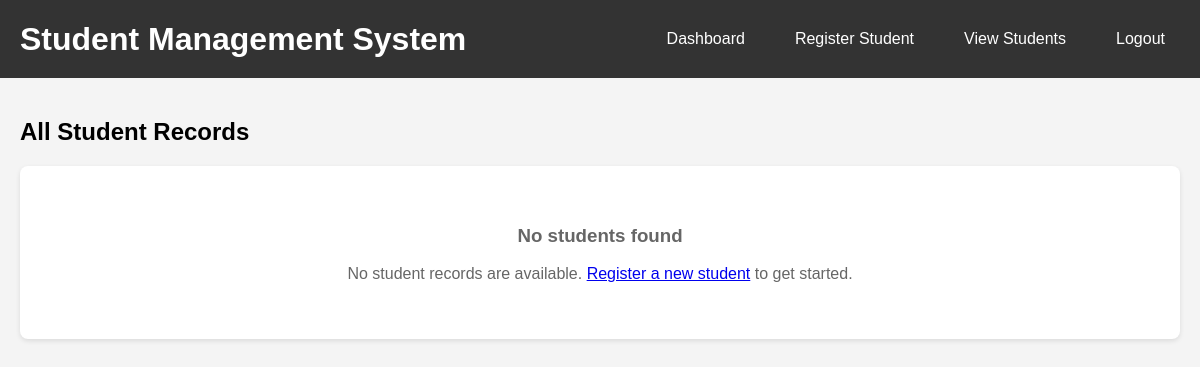
The app's page /showstudent/, older data.
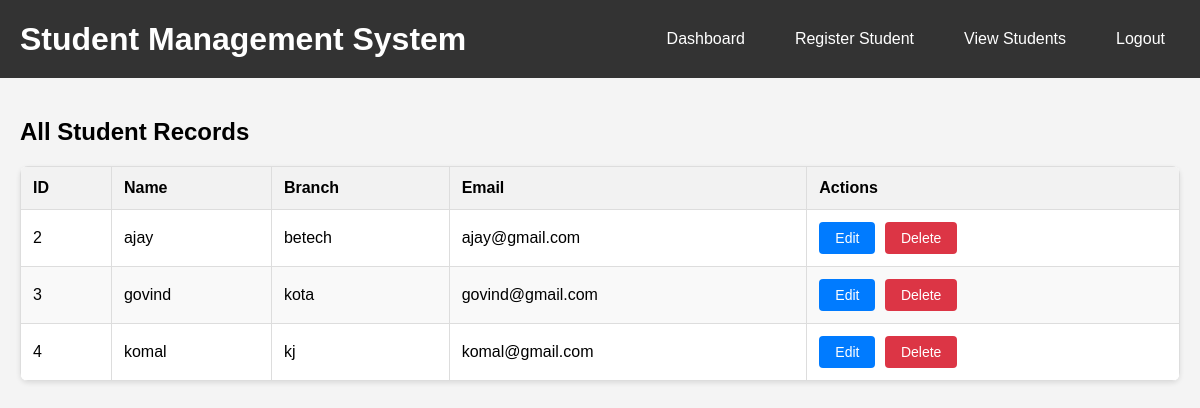
The same page, newer data.
### app1/models.py (models this page shows, shortened)
class app1_Student(models.Model):
    name=models.CharField(max_length=100)
    branch = models.CharField(max_length=100)
    email = models.CharField(max_length=100)

### app1/views.py (the view)
# urls.py: path('showstudent/', showstudent, name='showstudent'),
def showstudent(request):
    students = app1_Student.objects.all()
    return render(request, 'showstudent.html', {'students': students})

### app1/templates/showstudent.html (shortened to what this page needs)
<!DOCTYPE html>
<html lang="en">
<head>
</head>
<body>
    <div class="header">
        <h1>Student Management System</h1>
        <div class="nav-links">
            <a href="{% url 'dashboard' %}">Dashboard</a>
            <a href="{% url 'StudentReg' %}">Register Student</a>
            <a href="{% url 'showstudent' %}">View Students</a>
            <a href="{% url 'logout' %}">Logout</a>
        </div>
    </div>
    <div class="container">
        <h2>All Student Records</h2>
        {% if students %}
            <table>
                <thead>
                    <tr>
                        <th>ID</th>
                        <th>Name</th>
                        <th>Branch</th>
                        <th>Email</th>
                        <th>Actions</th>
                    </tr>
                </thead>
                <tbody>
                    {% for student in students %}
                    <tr>
                        <td>{{ student.id }}</td>
                        <td>{{ student.name }}</td>
                        <td>{{ student.branch }}</td>
                        <td>{{ student.email }}</td>
                        <td>
                            <a href="{% url 'updatestudent' student.id %}" class="btn btn-primary">Edit</a>
                            <a href="{% url 'deletestudent' student.id %}" class="btn btn-danger" onclick="return confirm('Are you sure you want to delete this student?')">Delete</a>
                        </td>
                    </tr>
                    {% endfor %}
                </tbody>
            </table>
        {% else %}
            <div class="no-data">
                <h3>No students found</h3>
                <p>No student records are available. <a href="{% url 'StudentReg' %}">Register a new student</a> to get started.</p>
            </div>
        {% endif %}
    </div>
</body>
</html>

### app1/templates/showstudent.html (style rules this page uses)
body { font-family: Arial, sans-serif; margin: 0; padding: 0; background-color: #f4f4f4; }
.header { background-color: #333; color: white; padding: 20px; display: flex; justify-content: space-between; align-items: center; }
.header h1 { margin: 0; }
.nav-links { display: flex; gap: 20px; }
.nav-links a { color: white; text-decoration: none; padding: 10px 15px; border-radius: 4px; transition: background-color 0.3s; }
.container { padding: 20px; max-width: 1200px; margin: 0 auto; }
table { width: 100%; border-collapse: collapse; margin: 20px 0; background-color: white; border-radius: 8px; overflow: hidden; box-shadow: 0 2px 5px rgba(0, 0, 0, 0.1); }
th, td { border: 1px solid #ddd; padding: 12px; text-align: left; }
th { background-color: #f2f2f2; font-weight: bold; }
tr:nth-child(even) { background-color: #f9f9f9; }
.btn { padding: 8px 16px; border: none; border-radius: 4px; cursor: pointer; text-decoration: none; display: inline-block; margin-right: 5px; font-size: 14px; }
.btn-primary { background-color: #007bff; color: white; }
.btn-danger { background-color: #dc3545; color: white; }

Row changes from the older to the newer data that the page shows:
added app1_Student: id "2", name "ajay", branch "betech", email "ajay@gmail.com"
added app1_Student: id "3", name "govind", branch "kota", email "govind@gmail.com"
added app1_Student: id "4", name "komal", branch "kj", email "komal@gmail.com"
Text that changed along with them:
text no longer shown: "No students found No student records are available. Register a new student to get started."
text now shown: "ID Name Branch Email Actions"
